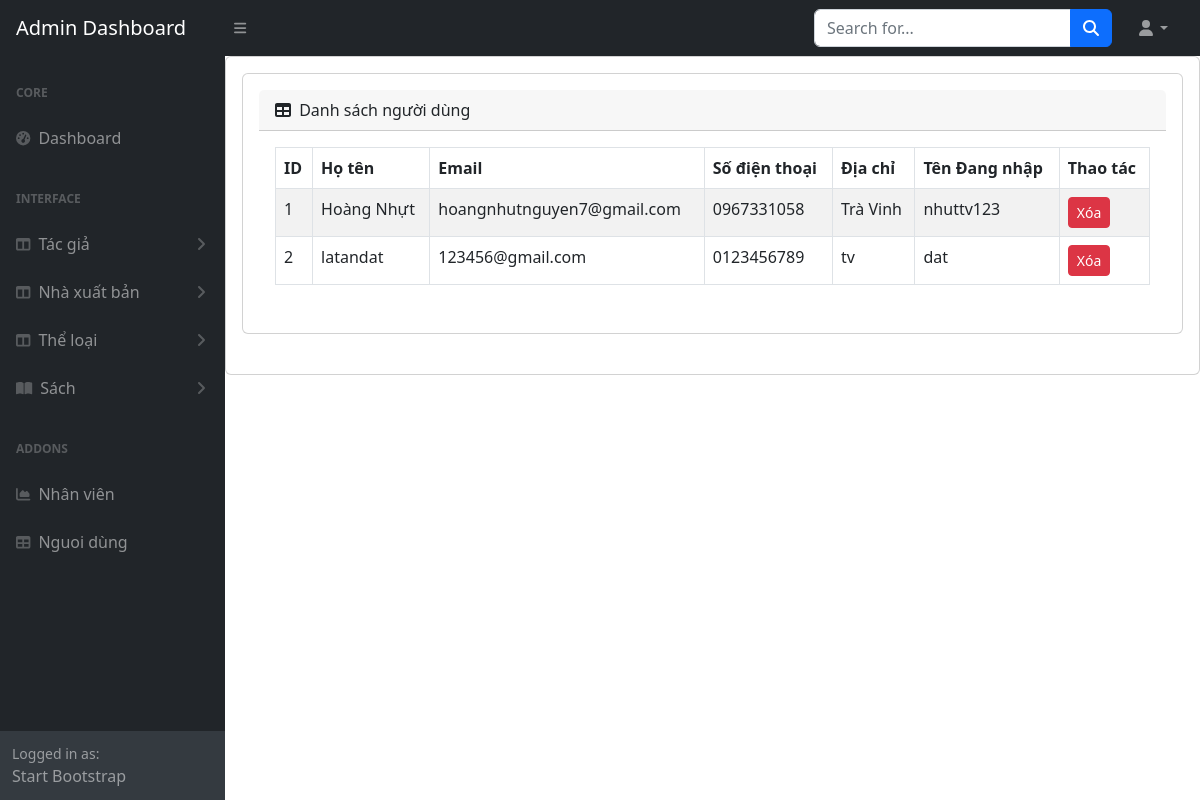
/admin/index.php?action=quanlynguoidung&query=xemuser (signed in), run on the app's committed database.
### tables this page shows
CREATE TABLE `user` (
  `ma_user` int(11) NOT NULL,
  `hoten_user` varchar(255) NOT NULL,
  `so_dien_thoai` varchar(20) NOT NULL,
  `email` varchar(255) NOT NULL,
  `dia_chi` varchar(255) NOT NULL,
  `ngay_tao` date NOT NULL,
  `taikhoan` varchar(255) NOT NULL,
  `password` varchar(255) NOT NULL
);

### admin/modules/qlnguoidung/danhsachuser.php (the view)
<?php
    $sql = "SELECT * FROM user ";
    $query = mysqli_query($conn, $sql);
?>
<div class="card mb-4">
    <div class="card-body">
        <div class="card-header">
            <i class="fas fa-table me-1"></i>
            Danh sách người dùng
        </div>
        <div class="card-body">
            <table id="datatablesSimple" class="table table-striped table-hover table-bordered">
                <thead>
                    <tr>
                        <th>ID</th>
                        <th>Họ tên</th>
                        <th>Email</th>
                        <th>Số điện thoại</th>
                        <th>Địa chỉ</th>
                        <th>Tên Đang nhập</th>
                        <th>Thao tác</th>
                    </tr>
                </thead>
                <tbody>
                    <?php
                        $i = 0;
                        while($row = mysqli_fetch_array($query)){
                            $i++;?>
                            <tr>
                                <td><?php echo $i; ?></td>
                                <td><?php echo $row['hoten_user']?></td>
                                <td><?php echo $row['email']?></td>
                                <td><?php echo $row['so_dien_thoai']?></td>
                                <td><?php echo $row['dia_chi']?></td>
                                <td><?php echo $row['taikhoan']?></td>
                                <td>
                                    <a class="btn btn-danger btn-sm" type="submit" href="modules/qlnguoidung/xuly.php?idnguoidung=<?php echo $row['ma_user']?>">Xóa</a>
                                </td>
                            </tr>
                    <?php }?>
                </tbody>
            </table>
        </div>
    </div>
</div>

### data on the page
user: hoten_user "Hoàng Nhựt", email "hoangnhutnguyen7@gmail.com", so_dien_thoai "0967331058", dia_chi "Trà Vinh", taikhoan "nhuttv123"
user: hoten_user "latandat", email "123456@gmail.com", so_dien_thoai "0123456789", dia_chi "tv", taikhoan "dat"
